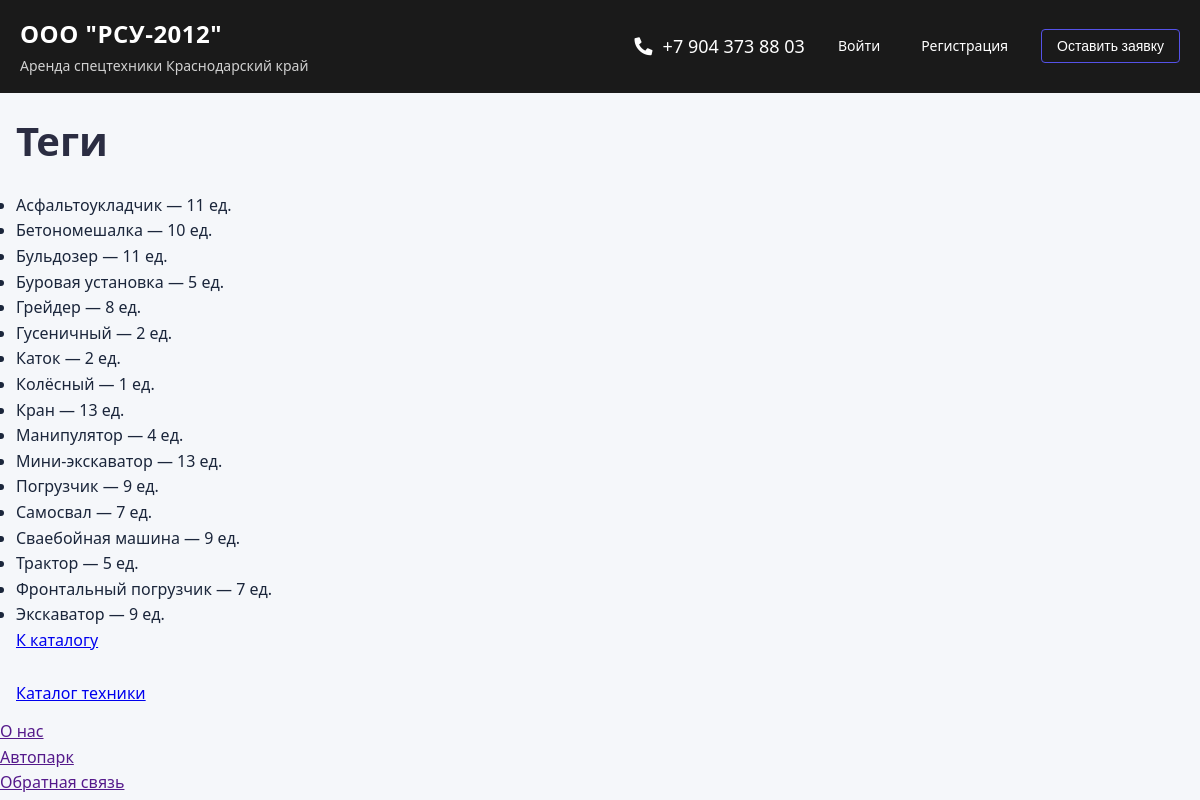
Screenshot of /equipment/tags/ with the database file from the repository.
### bid/models.py (models this page shows, shortened)
class Tag(models.Model):
    name = models.CharField(max_length=50, unique=True, verbose_name="Тег")
    class Meta:
        verbose_name = 'Тег'
        verbose_name_plural = 'Теги'
        ordering = ['name']
        permissions = [
            ('can_manage_tags', 'Может управлять тегами'),
        ]

### bid/views.py (the view)
# urls.py: path('tags/', views.TagsListView.as_view(), name='tags_list'),
class TagsListView(DataMixin, ListView):
    model = Tag
    template_name = 'bid/tags_list.html'
    context_object_name = 'tags'
    title = 'Теги'
    def get_queryset(self):
        return Tag.objects.annotate(num_equipment=Count('equipment')).order_by('name')

### bid/utils.py (called while the page is built, shortened)
    def get_context_data(self, *, object_list=None, **kwargs):
        if object_list is None and hasattr(self, 'get_queryset'):
            object_list = self.get_queryset()
        context = super().get_context_data(object_list=object_list, **kwargs)
        context['menu'] = MENU
        if self.title:
            context['title'] = self.title
        paginator = context.get('paginator')
        page_obj = context.get('page_obj')
        return context

### homepage/templatetags/footernav.py (called while the page is built)
@register.simple_tag()
def get_categories():
    return views.menu

### templates/bid/tags_list.html
{% extends 'base.html' %}
{% block content %}
<div class="container">
  <h1>{{ title|default:'Теги' }}</h1>
  <ul>
    {% for tag in tags %}
      <li>{{ tag.name }} — {{ tag.num_equipment }} ед.</li>
    {% empty %}
      <li>Тегов пока нет</li>
    {% endfor %}
  </ul>
  <p><a href="{% url 'equipment_list' %}">К каталогу</a></p>
</div>
{% endblock %}

### static/css/homepage.css (style rules this page uses)
h1 { font-size: 2.5rem; font-weight: 700; color: #2b2d42; margin-bottom: 20px; }
* { box-sizing: border-box; margin: 0; padding: 0; font-family: 'Segoe UI', Tahoma, Geneva, Verdana, sans-serif; }
body { background-color: #f5f7fa; color: var(--dark); line-height: 1.6; }
.container { max-width: 1200px; margin: 0 auto; padding: 1rem; }

### rows the page displays
Tag: name "Асфальтоукладчик", num_equipment "11"
Tag: name "Бетономешалка", num_equipment "10"
Tag: name "Бульдозер", num_equipment "11"
Tag: name "Буровая установка", num_equipment "5"
Tag: name "Грейдер", num_equipment "8"
Tag: name "Гусеничный", num_equipment "2"
Tag: name "Каток", num_equipment "2"
Tag: name "Колёсный", num_equipment "1"
Tag: name "Кран", num_equipment "13"
Tag: name "Манипулятор", num_equipment "4"
Tag: name "Мини-экскаватор", num_equipment "13"
Tag: name "Погрузчик", num_equipment "9"
Tag: name "Самосвал", num_equipment "7"
Tag: name "Сваебойная машина", num_equipment "9"
Tag: name "Трактор", num_equipment "5"
Tag: name "Фронтальный погрузчик", num_equipment "7"
Tag: name "Экскаватор", num_equipment "9"

### other values shown
{{ title|default:'Теги' }} "Теги"
{{ cat }} "O нас" "Автопарк" "Обратная связь"
